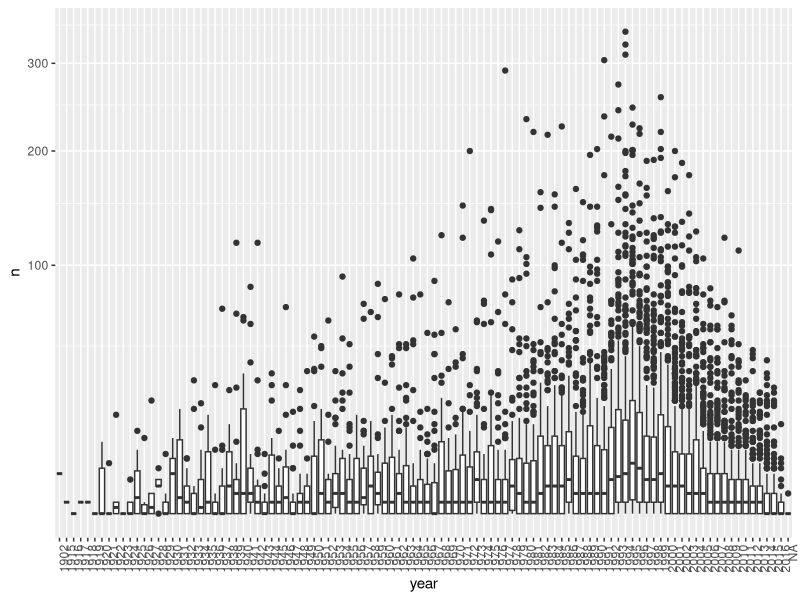
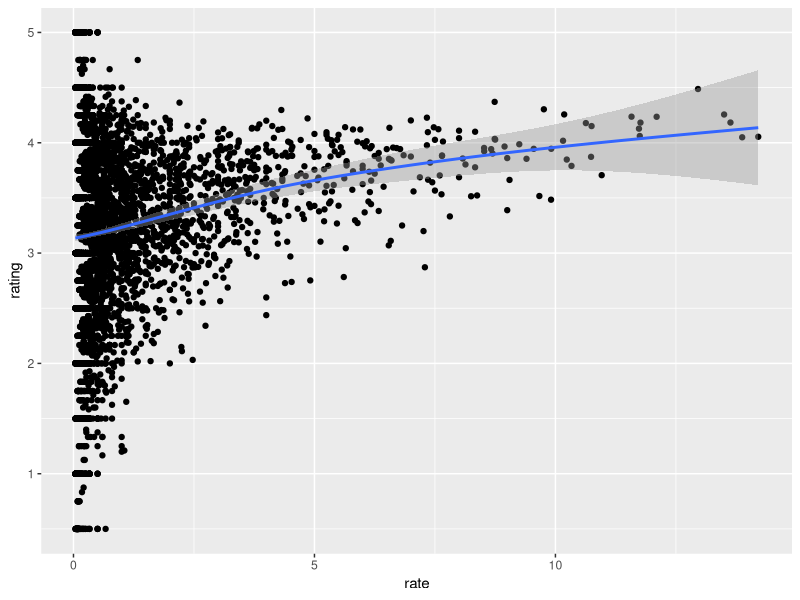

Recreate these plots in R, in order.
library(dslabs)
library(tidyverse)
data("movielens")

movielens %>%
  group_by(movieId) %>%
  summarize(n = n_distinct(userId), year = as.character(first(year))) %>%
  qplot(year, n, data = ., geom = "boxplot") +
  coord_trans(y = "sqrt") +
  theme(axis.text.x = element_text(angle = 90, hjust = 1))

res2 <- movielens %>%
  filter(year >= 1993) %>%
  group_by(movieId) %>%
  summarize(avg_rating = mean(rating), n = n(), title=title[1], years=2018 - first(year)) %>%
  mutate(n_year = n / years) %>%
  top_n(25, n_year) %>%
  arrange(desc(n_year))

movielens %>% 
  filter(year >= 1993) %>%
  group_by(movieId) %>%
  summarize(n = n(), years = 2018 - first(year),
            title = title[1],
            rating = mean(rating)) %>%
  mutate(rate = n/years) %>%
  ggplot(aes(rate, rating)) +
  geom_point() +
  geom_smooth()
